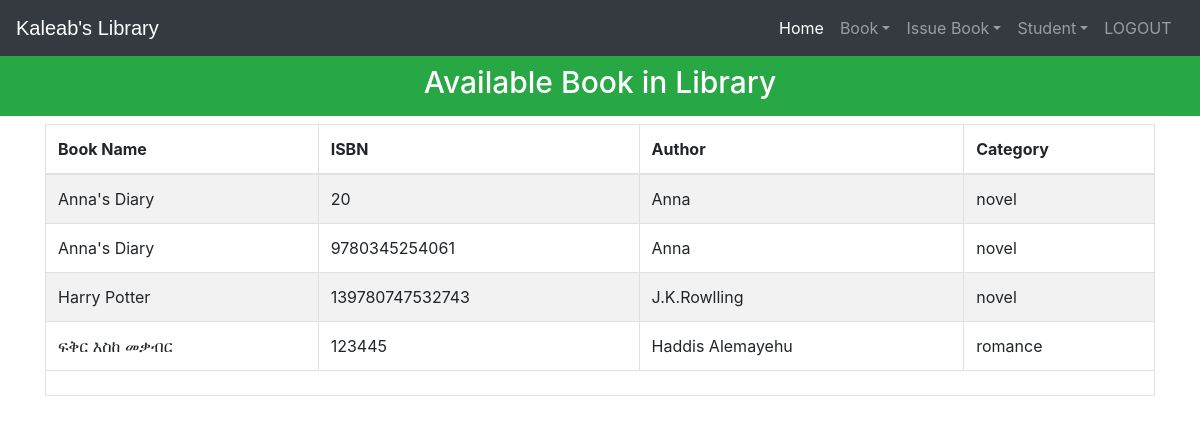
Page /viewbook (signed in) on the committed database.
### library/models.py (models this page shows, shortened)
class Book(models.Model):
    catchoice= [
        ('education', 'Education'),
        ('entertainment', 'Entertainment'),
        ('comics', 'Comics'),
        ('biography', 'Biography'),
        ('history', 'History'),
        ('novel', 'Novel'),
        ('fantasy', 'Fantasy'),
        ('thriller', 'Thriller'),
        ('romance', 'Romance'),
        ('scifi','Sci-Fi')
        ]
    name=models.CharField(max_length=30)
    isbn=models.PositiveIntegerField()
    author=models.CharField(max_length=40)
    category=models.CharField(max_length=30,choices=catchoice,default='education')

### library/views.py (the view)
# urls.py: path('viewbook', views.viewbook_view),
@login_required(login_url='adminlogin')
@user_passes_test(is_admin)
def viewbook_view(request):
    books=models.Book.objects.all()
    return render(request,'library/viewbook.html',{'books':books})

### library/views.py (called while the page is built)
def is_admin(user):
    return user.groups.filter(name='ADMIN').exists()

### templates/library/viewbook.html (shortened to what this page needs)
<!DOCTYPE html>
<html lang="en" dir="ltr">
  <head>
  </head>
  <body>
    {% include "library/navbaradmin.html" %}
    <br>
    <br>
    <h3 class="p-3 mb-2 bg-success text-white" style = 'font-size: 30px;text-align:center;'>Available Book in Library</h3>
{% if books%}
<div class="container">
  <table class="table table-hover table-condensed table-striped table-bordered">
    <thead>
    <tr>
    <th>Book Name</th>
    <th>ISBN</th>
    <th>Author</th>
    <th>Category</th>
    </tr>
    </thead>
    <tfoot>
    <tr>
    <td colspan="4" rowspan="4">
    </td>
    </tr>
    </tfoot>
    <tbody>
      {% for book in books %}
        <tr>
          <td>{{book.name}}</td>
          <td>{{book.isbn}}</td>
          <td>{{book.author}}</td>
          <td>{{book.category}}</td>
        </tr>
      {% endfor %}
    </tbody>
    </table>
</div>
{%else%}
<h1>Have 0 book</h1>
{%endif%}
<br><br><br><br><br><br><br><br><br>
    {% include "library/footer.html" %}
  </body>
</html>

### rows in the picture
Book: name "Anna's Diary", isbn "20", author "Anna", category "novel"
Book: name "Anna's Diary", isbn "9780345254061", author "Anna", category "novel"
Book: name "Harry Potter", isbn "139780747532743", author "J.K.Rowlling", category "novel"
Book: name "ፍቅር እስከ መቃብር", isbn "123445", author "Haddis Alemayehu", category "romance"
